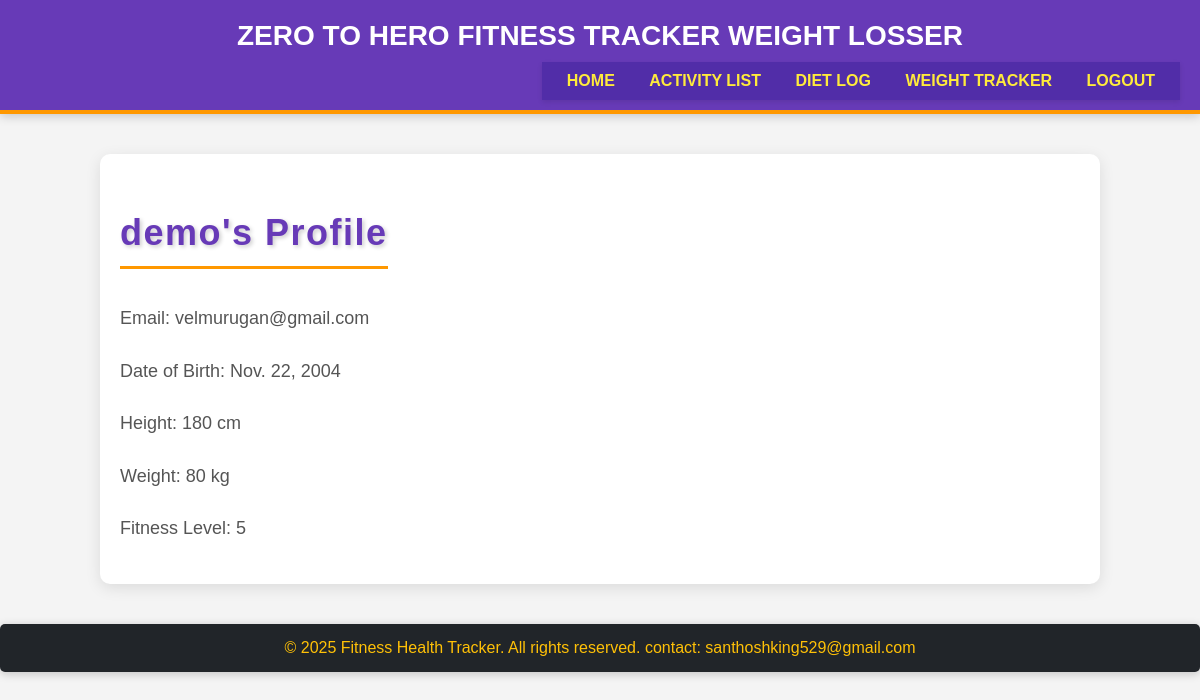
/fitness/profile/ (signed in), run on the app's committed database.
### fitness/models.py (models this page shows, shortened)
class UserProfile(models.Model):
    user = models.OneToOneField(User, on_delete=models.CASCADE)
    date_of_birth = models.DateField()
    height = models.IntegerField()
    weight = models.IntegerField()
    fitness_level = models.IntegerField()

### fitness/views.py (the view)
# urls.py: path('profile/', profile, name='profile'),]
def profile(request):
    user_profile = UserProfile.objects.get(user=request.user)
    context = {
        'user': request.user,
        'user_profile': user_profile
    }
    return render(request, 'fitness/profile.html', context)

### fitness/templates/fitness/profile.html
{% extends 'fitness/base.html' %}
{% block content %}
<h2 style="color: #673ab7; font-size: 36px; margin-bottom: 15px; text-shadow: 2px 2px 4px rgba(0, 0, 0, 0.2); letter-spacing: 1.5px; border-bottom: 3px solid #ff9800; display: inline-block; padding-bottom: 5px;">{{ user.username }}'s Profile</h2>
<p style="text-align: justify; font-size: 18px; color: #555; margin-bottom: 20px; line-height: 1.8;">Email: {{ user.email }}</p>
<p style="text-align: justify; font-size: 18px; color: #555; margin-bottom: 20px; line-height: 1.8;">Date of Birth: {{ user_profile.date_of_birth }}</p>
<p style="text-align: justify; font-size: 18px; color: #555; margin-bottom: 20px; line-height: 1.8;">Height: {{ user_profile.height }} cm</p>
<p style="text-align: justify; font-size: 18px; color: #555; margin-bottom: 20px; line-height: 1.8;">Weight: {{ user_profile.weight }} kg</p>
<p style="text-align: justify; font-size: 18px; color: #555; margin-bottom: 20px; line-height: 1.8;">Fitness Level: {{ user_profile.fitness_level }}</p>
{% endblock %}

### fitness/static/fitness/style.css (style rules this page uses)
body { font-family: Arial, sans-serif; margin: 0; padding: 0; background-color: #f4f4f4; }

### data on the page
UserProfile: date_of_birth "Nov. 22, 2004", height "180", weight "80", fitness_level "5"

### other printed values
{{ user.username }} "demo"
{{ user.email }} "velmurugan@gmail.com"
